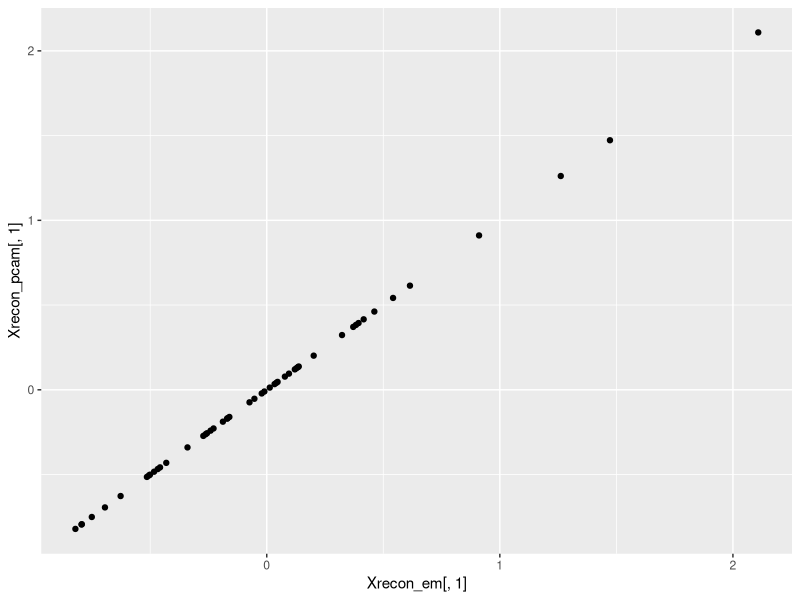

Generate this figure with R:
## ---- chunk 1
library(tidyverse)

X = scale(state.x77)
## ---- chunk 2
# orth <- function(M) {
#   svdM = svd(M)
#   U    = svdM$u
#   s    = svdM$d
#   tol  = max(dim(M)) * max(s) * .Machine$double.eps
#   r    = sum(s > tol)
#   
#   U[, 1:r, drop = FALSE]
# }

em_pca <- function(
  X,
  n_comp   = 2,
  tol     = .00001,
  maxits  = 100,
  showits = TRUE
  ) {
  
  # Arguments 
  # X: numeric data
  # n_comp: number of components
  # tol = tolerance level
  # maxits: maximum iterations
  # showits: show iterations
  
  
  # starting points and other initializations
  N  = nrow(X)
  D  = ncol(X)
  L  = n_comp
  Xt = t(X)
  Z  = t(replicate(L, rnorm(N)))                 # latent variables
  W  = replicate(L, rnorm(D))                    # loadings
  it = 0
  converged = FALSE
    
  if (showits)                                                     
    cat(paste("Iterations of EM:", "\n"))
  
  # while no convergence and we haven't reached our max iterations do this stuff
  while ((!converged) & (it < maxits)) {                           
    Z_old = Z                                    # create 'old' values for comparison
    Z = solve(t(W)%*%W) %*% crossprod(W, Xt)     # E
    W = Xt%*%t(Z) %*% solve(tcrossprod(Z))       # M

    it = it + 1
    
    # if showits, show first and every 5th iteration
    if (showits & (it == 1 | it%%5 == 0))           
      cat(paste(format(it), "...", "\n", sep = ""))
    
    converged = max(abs(Z_old-Z)) <= tol
  }
  
  # calculate reconstruction error
  Xrecon_em = W %*% Z
  reconerr  = sum((Xrecon_em - t(X))^2)
  
  # orthogonalize
  W     = pracma::orth(W)     # for orthonormal basis of W; pcaMethods package has also
  evs   = eigen(cov(X %*% W))
  evals = evs$values
  evecs = evs$vectors
  
  W = W %*% evecs
  Z = X %*% W

  if (showits)                                     # Show last iteration
    cat(paste0(format(it), "...", "\n"))
  
  list(
    scores    = Z,
    loadings  = W,
    reconerr  = reconerr,
    Xrecon_em = t(Xrecon_em)
  )
}
## ---- chunk 3
fit_em = em_pca(
  X = X,
  n_comp = 2,
  tol    = 1e-12,
  maxit  = 1000
)

str(fit_em)  # examine results
## ---- chunk 4
Xrecon_em   = fit_em$Xrecon_em
loadings_em = fit_em$loadings
scores_em   = fit_em$scores
## ---- chunk 5
library(pcaMethods)  # install via BiocManager::install("pcaMethods")

fit_pcam = pca(
  X,
  nPcs = 2,
  method = 'svd',
  scale  = 'none',
  center = FALSE
)

loadings_pcam = loadings(fit_pcam)
scores_pcam   = scores(fit_pcam)
## ---- chunk 6
sum((abs(loadings_pcam) - abs(loadings_em))^2)

cbind(scores_pcam, data.frame(EM = scores_em)) %>% 
  head()
## ---- chunk 7
Xrecon_pcam = scores_pcam %*% t(loadings_pcam)

mean((Xrecon_em - X)^2)
mean((Xrecon_pcam - X)^2)

mean(abs(Xrecon_pcam - Xrecon_em))
## ---- chunk 8
# qplot(Xrecon_pcam[,1], X[,1])
# qplot(Xrecon_pcam[,2], X[,2])
qplot(Xrecon_em[,1], Xrecon_pcam[,1])
